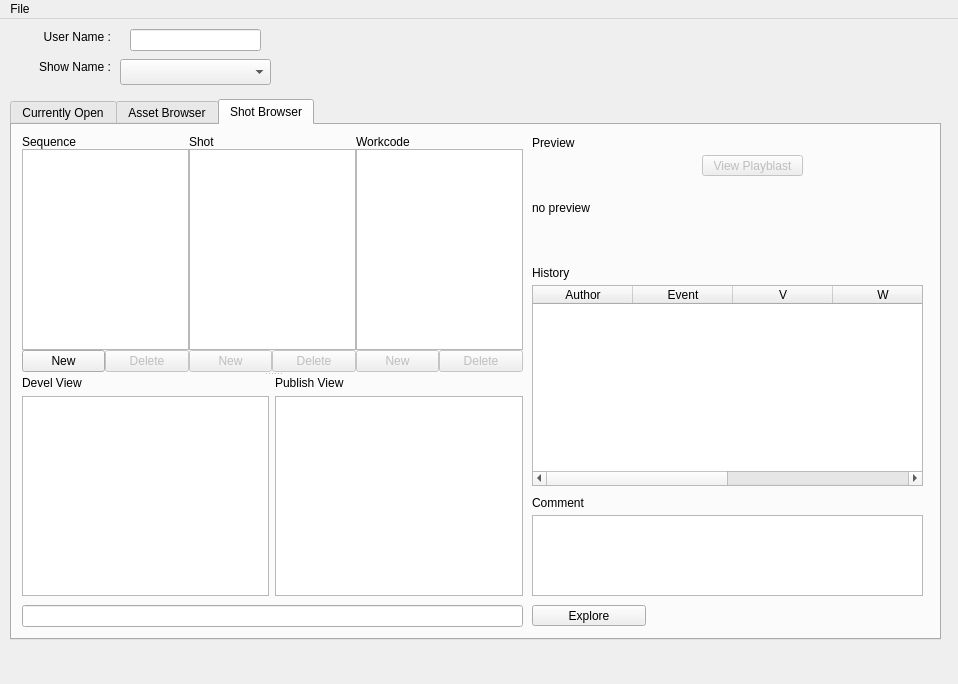
<?xml version="1.0" encoding="UTF-8"?>
<ui version="4.0">
 <class>ipipeline_GUI</class>
 <widget class="QMainWindow" name="ipipeline_GUI">
  <property name="geometry">
   <rect>
    <x>0</x>
    <y>0</y>
    <width>958</width>
    <height>684</height>
   </rect>
  </property>
  <property name="windowTitle">
   <string>iPipeline</string>
  </property>
  <widget class="QWidget" name="centralwidget">
   <widget class="QTabWidget" name="tabWidget">
    <property name="geometry">
     <rect>
      <x>10</x>
      <y>80</y>
      <width>931</width>
      <height>541</height>
     </rect>
    </property>
    <property name="currentIndex">
     <number>2</number>
    </property>
    <widget class="QWidget" name="tab">
     <attribute name="title">
      <string>Currently Open</string>
     </attribute>
     <widget class="QTextEdit" name="currOpenCommentField">
      <property name="geometry">
       <rect>
        <x>190</x>
        <y>320</y>
        <width>241</width>
        <height>111</height>
       </rect>
      </property>
     </widget>
     <widget class="QLabel" name="currOpenTitle">
      <property name="geometry">
       <rect>
        <x>10</x>
        <y>10</y>
        <width>131</width>
        <height>16</height>
       </rect>
      </property>
      <property name="text">
       <string>CURRENTLY OPEN:</string>
      </property>
     </widget>
     <widget class="QPushButton" name="currOpenSaveCommentButton">
      <property name="geometry">
       <rect>
        <x>310</x>
        <y>430</y>
        <width>121</width>
        <height>21</height>
       </rect>
      </property>
      <property name="text">
       <string>Save</string>
      </property>
     </widget>
     <widget class="QPushButton" name="currOpenSnapshotButton">
      <property name="geometry">
       <rect>
        <x>10</x>
        <y>430</y>
        <width>161</width>
        <height>21</height>
       </rect>
      </property>
      <property name="text">
       <string>Take Snapshot</string>
      </property>
     </widget>
     <widget class="QPushButton" name="currOpenSavePublishButton">
      <property name="geometry">
       <rect>
        <x>10</x>
        <y>260</y>
        <width>161</width>
        <height>21</height>
       </rect>
      </property>
      <property name="styleSheet">
       <string notr="true">background-color: rgb(39, 114, 173);</string>
      </property>
      <property name="text">
       <string>Save Publish</string>
      </property>
     </widget>
     <widget class="QLabel" name="label_3">
      <property name="geometry">
       <rect>
        <x>190</x>
        <y>300</y>
        <width>171</width>
        <height>16</height>
       </rect>
      </property>
      <property name="text">
       <string>Currently Comment</string>
      </property>
     </widget>
     <widget class="QPushButton" name="currOpenClearCommentButton">
      <property name="geometry">
       <rect>
        <x>190</x>
        <y>430</y>
        <width>121</width>
        <height>21</height>
       </rect>
      </property>
      <property name="text">
       <string>Clear</string>
      </property>
     </widget>
     <widget class="QLabel" name="currOpenPreviewImage">
      <property name="geometry">
       <rect>
        <x>10</x>
        <y>320</y>
        <width>164</width>
        <height>105</height>
       </rect>
      </property>
      <property name="text">
       <string>no preview</string>
      </property>
     </widget>
     <widget class="QLabel" name="label_5">
      <property name="geometry">
       <rect>
        <x>10</x>
        <y>140</y>
        <width>62</width>
        <height>16</height>
       </rect>
      </property>
      <property name="text">
       <string>Actions</string>
      </property>
     </widget>
     <widget class="QLabel" name="label_2">
      <property name="geometry">
       <rect>
        <x>10</x>
        <y>300</y>
        <width>62</width>
        <height>16</height>
       </rect>
      </property>
      <property name="text">
       <string>Preview</string>
      </property>
     </widget>
     <widget class="QLabel" name="label_6">
      <property name="geometry">
       <rect>
        <x>190</x>
        <y>140</y>
        <width>62</width>
        <height>16</height>
       </rect>
      </property>
      <property name="text">
       <string>History</string>
      </property>
     </widget>
     <widget class="QLineEdit" name="currOpenLocationField">
      <property name="geometry">
       <rect>
        <x>10</x>
        <y>480</y>
        <width>561</width>
        <height>22</height>
       </rect>
      </property>
      <property name="readOnly">
       <bool>true</bool>
      </property>
     </widget>
     <widget class="QPushButton" name="currOpenExploreButton">
      <property name="geometry">
       <rect>
        <x>580</x>
        <y>480</y>
        <width>114</width>
        <height>21</height>
       </rect>
      </property>
      <property name="text">
       <string>Explore</string>
      </property>
     </widget>
     <widget class="Line" name="line">
      <property name="geometry">
       <rect>
        <x>10</x>
        <y>130</y>
        <width>680</width>
        <height>3</height>
       </rect>
      </property>
      <property name="orientation">
       <enum>Qt::Horizontal</enum>
      </property>
     </widget>
     <widget class="QPushButton" name="currOpenCloseButton">
      <property name="geometry">
       <rect>
        <x>10</x>
        <y>210</y>
        <width>161</width>
        <height>21</height>
       </rect>
      </property>
      <property name="text">
       <string>Close</string>
      </property>
     </widget>
     <widget class="QPushButton" name="currOpenRecordPlayblastButton">
      <property name="geometry">
       <rect>
        <x>10</x>
        <y>450</y>
        <width>81</width>
        <height>21</height>
       </rect>
      </property>
      <property name="text">
       <string>Rec</string>
      </property>
     </widget>
     <widget class="QPushButton" name="currOpenViewPlayblastButton">
      <property name="geometry">
       <rect>
        <x>90</x>
        <y>450</y>
        <width>81</width>
        <height>21</height>
       </rect>
      </property>
      <property name="text">
       <string>View</string>
      </property>
     </widget>
     <widget class="QPushButton" name="currOpenSaveDevelButton">
      <property name="geometry">
       <rect>
        <x>10</x>
        <y>160</y>
        <width>161</width>
        <height>21</height>
       </rect>
      </property>
      <property name="styleSheet">
       <string notr="true">background-color: rgb(98, 151, 121);</string>
      </property>
      <property name="text">
       <string>Save Devel</string>
      </property>
     </widget>
     <widget class="QLabel" name="label">
      <property name="geometry">
       <rect>
        <x>150</x>
        <y>70</y>
        <width>62</width>
        <height>16</height>
       </rect>
      </property>
      <property name="text">
       <string>Prod:</string>
      </property>
     </widget>
     <widget class="QLineEdit" name="currOpenProdField">
      <property name="geometry">
       <rect>
        <x>210</x>
        <y>70</y>
        <width>101</width>
        <height>22</height>
       </rect>
      </property>
      <property name="readOnly">
       <bool>true</bool>
      </property>
     </widget>
     <widget class="QLineEdit" name="currOpenFileField">
      <property name="geometry">
       <rect>
        <x>380</x>
        <y>70</y>
        <width>71</width>
        <height>22</height>
       </rect>
      </property>
      <property name="readOnly">
       <bool>true</bool>
      </property>
     </widget>
     <widget class="QLabel" name="label_14">
      <property name="geometry">
       <rect>
        <x>470</x>
        <y>70</y>
        <width>62</width>
        <height>16</height>
       </rect>
      </property>
      <property name="text">
       <string>Version:</string>
      </property>
     </widget>
     <widget class="QLineEdit" name="currOpenVerField">
      <property name="geometry">
       <rect>
        <x>530</x>
        <y>70</y>
        <width>31</width>
        <height>22</height>
       </rect>
      </property>
      <property name="readOnly">
       <bool>true</bool>
      </property>
     </widget>
     <widget class="QLabel" name="label_19">
      <property name="geometry">
       <rect>
        <x>10</x>
        <y>100</y>
        <width>62</width>
        <height>16</height>
       </rect>
      </property>
      <property name="text">
       <string>Level 1:</string>
      </property>
     </widget>
     <widget class="QLineEdit" name="currOpenLevel1Field">
      <property name="geometry">
       <rect>
        <x>70</x>
        <y>100</y>
        <width>71</width>
        <height>22</height>
       </rect>
      </property>
      <property name="readOnly">
       <bool>true</bool>
      </property>
     </widget>
     <widget class="QLabel" name="label_26">
      <property name="geometry">
       <rect>
        <x>150</x>
        <y>100</y>
        <width>62</width>
        <height>16</height>
       </rect>
      </property>
      <property name="text">
       <string>Level 2:</string>
      </property>
     </widget>
     <widget class="QLineEdit" name="currOpenLevel2Field">
      <property name="geometry">
       <rect>
        <x>210</x>
        <y>100</y>
        <width>101</width>
        <height>22</height>
       </rect>
      </property>
      <property name="readOnly">
       <bool>true</bool>
      </property>
     </widget>
     <widget class="QLabel" name="label_27">
      <property name="geometry">
       <rect>
        <x>320</x>
        <y>100</y>
        <width>62</width>
        <height>16</height>
       </rect>
      </property>
      <property name="text">
       <string>Level 3:</string>
      </property>
     </widget>
     <widget class="QLineEdit" name="currOpenLevel3Field">
      <property name="geometry">
       <rect>
        <x>380</x>
        <y>100</y>
        <width>71</width>
        <height>22</height>
       </rect>
      </property>
      <property name="readOnly">
       <bool>true</bool>
      </property>
     </widget>
     <widget class="QLineEdit" name="currOpenWipField">
      <property name="geometry">
       <rect>
        <x>570</x>
        <y>70</y>
        <width>31</width>
        <height>22</height>
       </rect>
      </property>
      <property name="readOnly">
       <bool>true</bool>
      </property>
     </widget>
     <widget class="QTableWidget" name="currOpenHistoryTable">
      <property name="geometry">
       <rect>
        <x>190</x>
        <y>160</y>
        <width>501</width>
        <height>131</height>
       </rect>
      </property>
      <property name="editTriggers">
       <set>QAbstractItemView::NoEditTriggers</set>
      </property>
      <property name="selectionBehavior">
       <enum>QAbstractItemView::SelectRows</enum>
      </property>
      <attribute name="horizontalHeaderStretchLastSection">
       <bool>true</bool>
      </attribute>
      <attribute name="verticalHeaderVisible">
       <bool>false</bool>
      </attribute>
      <attribute name="verticalHeaderDefaultSectionSize">
       <number>17</number>
      </attribute>
      <column>
       <property name="text">
        <string>Author</string>
       </property>
      </column>
      <column>
       <property name="text">
        <string>Event</string>
       </property>
      </column>
      <column>
       <property name="text">
        <string>V</string>
       </property>
      </column>
      <column>
       <property name="text">
        <string>W</string>
       </property>
      </column>
      <column>
       <property name="text">
        <string>Subject</string>
       </property>
      </column>
      <column>
       <property name="text">
        <string>Date</string>
       </property>
      </column>
     </widget>
     <widget class="QLineEdit" name="currOpenSubjectField">
      <property name="geometry">
       <rect>
        <x>530</x>
        <y>100</y>
        <width>161</width>
        <height>22</height>
       </rect>
      </property>
      <property name="readOnly">
       <bool>true</bool>
      </property>
     </widget>
     <widget class="QLabel" name="label_28">
      <property name="geometry">
       <rect>
        <x>470</x>
        <y>100</y>
        <width>62</width>
        <height>16</height>
       </rect>
      </property>
      <property name="text">
       <string>Subject:</string>
      </property>
     </widget>
     <widget class="QLineEdit" name="currOpenProjectField">
      <property name="geometry">
       <rect>
        <x>70</x>
        <y>70</y>
        <width>71</width>
        <height>22</height>
       </rect>
      </property>
      <property name="readOnly">
       <bool>true</bool>
      </property>
     </widget>
     <widget class="QLabel" name="label_31">
      <property name="geometry">
       <rect>
        <x>10</x>
        <y>70</y>
        <width>62</width>
        <height>16</height>
       </rect>
      </property>
      <property name="text">
       <string>Project:</string>
      </property>
     </widget>
     <widget class="QLabel" name="label_10">
      <property name="geometry">
       <rect>
        <x>10</x>
        <y>40</y>
        <width>71</width>
        <height>16</height>
       </rect>
      </property>
      <property name="text">
       <string>File name:</string>
      </property>
     </widget>
     <widget class="QLabel" name="currOpenFileNameLabel">
      <property name="geometry">
       <rect>
        <x>80</x>
        <y>40</y>
        <width>611</width>
        <height>16</height>
       </rect>
      </property>
      <property name="text">
       <string/>
      </property>
     </widget>
     <widget class="QLabel" name="label_32">
      <property name="geometry">
       <rect>
        <x>320</x>
        <y>70</y>
        <width>62</width>
        <height>16</height>
       </rect>
      </property>
      <property name="text">
       <string>File:</string>
      </property>
     </widget>
     <widget class="QTextEdit" name="currOpenCommentHistoryField">
      <property name="geometry">
       <rect>
        <x>450</x>
        <y>320</y>
        <width>241</width>
        <height>111</height>
       </rect>
      </property>
     </widget>
     <widget class="QLabel" name="label_4">
      <property name="geometry">
       <rect>
        <x>450</x>
        <y>300</y>
        <width>151</width>
        <height>16</height>
       </rect>
      </property>
      <property name="text">
       <string>Selected Comment</string>
      </property>
     </widget>
     <widget class="QPushButton" name="currOpenClearSelectedCommentButton">
      <property name="geometry">
       <rect>
        <x>450</x>
        <y>430</y>
        <width>121</width>
        <height>21</height>
       </rect>
      </property>
      <property name="text">
       <string>Clear</string>
      </property>
     </widget>
     <widget class="QPushButton" name="currOpenSaveSelectedCommentButton">
      <property name="geometry">
       <rect>
        <x>570</x>
        <y>430</y>
        <width>121</width>
        <height>21</height>
       </rect>
      </property>
      <property name="text">
       <string>Save</string>
      </property>
     </widget>
    </widget>
    <widget class="QWidget" name="tab_3">
     <attribute name="title">
      <string>Asset Browser</string>
     </attribute>
     <widget class="QPushButton" name="exploreAssetButton">
      <property name="geometry">
       <rect>
        <x>520</x>
        <y>480</y>
        <width>114</width>
        <height>21</height>
       </rect>
      </property>
      <property name="text">
       <string>Explore</string>
      </property>
     </widget>
     <widget class="QLineEdit" name="assetLocationField">
      <property name="geometry">
       <rect>
        <x>10</x>
        <y>480</y>
        <width>501</width>
        <height>22</height>
       </rect>
      </property>
      <property name="readOnly">
       <bool>true</bool>
      </property>
     </widget>
     <widget class="QTextEdit" name="assetCommentField">
      <property name="geometry">
       <rect>
        <x>520</x>
        <y>390</y>
        <width>391</width>
        <height>81</height>
       </rect>
      </property>
      <property name="readOnly">
       <bool>true</bool>
      </property>
     </widget>
     <widget class="QLabel" name="label_24">
      <property name="geometry">
       <rect>
        <x>520</x>
        <y>370</y>
        <width>62</width>
        <height>16</height>
       </rect>
      </property>
      <property name="text">
       <string>Comment</string>
      </property>
     </widget>
     <widget class="QLabel" name="label_18">
      <property name="geometry">
       <rect>
        <x>520</x>
        <y>10</y>
        <width>62</width>
        <height>16</height>
       </rect>
      </property>
      <property name="text">
       <string>Preview</string>
      </property>
     </widget>
     <widget class="QPushButton" name="assetViewPlayblastButton">
      <property name="enabled">
       <bool>false</bool>
      </property>
      <property name="geometry">
       <rect>
        <x>690</x>
        <y>30</y>
        <width>101</width>
        <height>21</height>
       </rect>
      </property>
      <property name="text">
       <string>View Playblast</string>
      </property>
     </widget>
     <widget class="QLabel" name="assetPreviewImage">
      <property name="geometry">
       <rect>
        <x>520</x>
        <y>30</y>
        <width>164</width>
        <height>105</height>
       </rect>
      </property>
      <property name="text">
       <string>no preview</string>
      </property>
      <property name="scaledContents">
       <bool>true</bool>
      </property>
     </widget>
     <widget class="QTableWidget" name="assetHistoryTable">
      <property name="geometry">
       <rect>
        <x>520</x>
        <y>160</y>
        <width>391</width>
        <height>201</height>
       </rect>
      </property>
      <property name="editTriggers">
       <set>QAbstractItemView::NoEditTriggers</set>
      </property>
      <property name="selectionBehavior">
       <enum>QAbstractItemView::SelectRows</enum>
      </property>
      <attribute name="horizontalHeaderStretchLastSection">
       <bool>true</bool>
      </attribute>
      <attribute name="verticalHeaderVisible">
       <bool>false</bool>
      </attribute>
      <attribute name="verticalHeaderDefaultSectionSize">
       <number>17</number>
      </attribute>
      <column>
       <property name="text">
        <string>Author</string>
       </property>
      </column>
      <column>
       <property name="text">
        <string>Event</string>
       </property>
      </column>
      <column>
       <property name="text">
        <string>V</string>
       </property>
      </column>
      <column>
       <property name="text">
        <string>W</string>
       </property>
      </column>
      <column>
       <property name="text">
        <string>Subject</string>
       </property>
      </column>
      <column>
       <property name="text">
        <string>Date</string>
       </property>
      </column>
     </widget>
     <widget class="QLabel" name="label_21">
      <property name="geometry">
       <rect>
        <x>520</x>
        <y>140</y>
        <width>62</width>
        <height>16</height>
       </rect>
      </property>
      <property name="text">
       <string>History</string>
      </property>
     </widget>
     <widget class="QSplitter" name="splitter_asset">
      <property name="geometry">
       <rect>
        <x>10</x>
        <y>10</y>
        <width>501</width>
        <height>461</height>
       </rect>
      </property>
      <property name="orientation">
       <enum>Qt::Vertical</enum>
      </property>
      <widget class="QWidget" name="layoutWidget_3">
       <layout class="QHBoxLayout" name="horizontalLayout_2">
        <property name="spacing">
         <number>0</number>
        </property>
        <item>
         <layout class="QGridLayout" name="gridLayout_5">
          <property name="spacing">
           <number>0</number>
          </property>
          <item row="0" column="0" colspan="2">
           <widget class="QLabel" name="label_17">
            <property name="text">
             <string>Asset Type</string>
            </property>
           </widget>
          </item>
          <item row="1" column="0" colspan="2">
           <widget class="QListWidget" name="assetTypeScrollList"/>
          </item>
          <item row="2" column="0">
           <widget class="QPushButton" name="assetTypeNewButton">
            <property name="text">
             <string>New</string>
            </property>
           </widget>
          </item>
          <item row="2" column="1">
           <widget class="QPushButton" name="assetTypeRemoveButton">
            <property name="enabled">
             <bool>false</bool>
            </property>
            <property name="text">
             <string>Delete</string>
            </property>
           </widget>
          </item>
         </layout>
        </item>
        <item>
         <layout class="QGridLayout" name="gridLayout_6">
          <property name="spacing">
           <number>0</number>
          </property>
          <item row="0" column="0" colspan="2">
           <widget class="QLabel" name="label_20">
            <property name="text">
             <string>Asset</string>
            </property>
           </widget>
          </item>
          <item row="1" column="0" colspan="2">
           <widget class="QListWidget" name="assetScrollList">
            <property name="contextMenuPolicy">
             <enum>Qt::CustomContextMenu</enum>
            </property>
           </widget>
          </item>
          <item row="2" column="0">
           <widget class="QPushButton" name="assetNewButton">
            <property name="enabled">
             <bool>false</bool>
            </property>
            <property name="text">
             <string>New</string>
            </property>
           </widget>
          </item>
          <item row="2" column="1">
           <widget class="QPushButton" name="assetRemoveButton">
            <property name="enabled">
             <bool>false</bool>
            </property>
            <property name="text">
             <string>Delete</string>
            </property>
           </widget>
          </item>
         </layout>
        </item>
        <item>
         <layout class="QGridLayout" name="gridLayout_7">
          <property name="spacing">
           <number>0</number>
          </property>
          <item row="0" column="0" colspan="2">
           <widget class="QLabel" name="label_22">
            <property name="text">
             <string>Workcode</string>
            </property>
           </widget>
          </item>
          <item row="1" column="0" colspan="2">
           <widget class="QListWidget" name="componentScrollList"/>
          </item>
          <item row="2" column="0">
           <widget class="QPushButton" name="componentNewButton">
            <property name="enabled">
             <bool>false</bool>
            </property>
            <property name="text">
             <string>New</string>
            </property>
           </widget>
          </item>
          <item row="2" column="1">
           <widget class="QPushButton" name="componentRemoveButton">
            <property name="enabled">
             <bool>false</bool>
            </property>
            <property name="text">
             <string>Delete</string>
            </property>
           </widget>
          </item>
         </layout>
        </item>
       </layout>
      </widget>
      <widget class="QWidget" name="layoutWidget_4">
       <layout class="QGridLayout" name="gridLayout_8">
        <item row="0" column="0">
         <widget class="QLabel" name="label_23">
          <property name="text">
           <string>Devel View</string>
          </property>
         </widget>
        </item>
        <item row="0" column="1">
         <widget class="QLabel" name="label_25">
          <property name="text">
           <string>Publish View</string>
          </property>
         </widget>
        </item>
        <item row="1" column="0">
         <widget class="QListWidget" name="assetDevelList">
          <property name="contextMenuPolicy">
           <enum>Qt::CustomContextMenu</enum>
          </property>
         </widget>
        </item>
        <item row="1" column="1">
         <widget class="QListWidget" name="assetPublishList">
          <property name="contextMenuPolicy">
           <enum>Qt::CustomContextMenu</enum>
          </property>
         </widget>
        </item>
       </layout>
      </widget>
     </widget>
    </widget>
    <widget class="QWidget" name="tab_2">
     <attribute name="title">
      <string>Shot Browser</string>
     </attribute>
     <widget class="QLineEdit" name="shotLocationField">
      <property name="geometry">
       <rect>
        <x>10</x>
        <y>480</y>
        <width>501</width>
        <height>22</height>
       </rect>
      </property>
      <property name="readOnly">
       <bool>true</bool>
      </property>
     </widget>
     <widget class="QPushButton" name="exploreShotButton">
      <property name="geometry">
       <rect>
        <x>520</x>
        <y>480</y>
        <width>114</width>
        <height>21</height>
       </rect>
      </property>
      <property name="text">
       <string>Explore</string>
      </property>
     </widget>
     <widget class="QPushButton" name="showViewPlayblastButton">
      <property name="enabled">
       <bool>false</bool>
      </property>
      <property name="geometry">
       <rect>
        <x>690</x>
        <y>30</y>
        <width>101</width>
        <height>21</height>
       </rect>
      </property>
      <property name="text">
       <string>View Playblast</string>
      </property>
     </widget>
     <widget class="QLabel" name="label_11">
      <property name="geometry">
       <rect>
        <x>520</x>
        <y>10</y>
        <width>62</width>
        <height>16</height>
       </rect>
      </property>
      <property name="text">
       <string>Preview</string>
      </property>
     </widget>
     <widget class="QLabel" name="shotPreviewImage">
      <property name="geometry">
       <rect>
        <x>520</x>
        <y>30</y>
        <width>164</width>
        <height>105</height>
       </rect>
      </property>
      <property name="text">
       <string>no preview</string>
      </property>
      <property name="scaledContents">
       <bool>true</bool>
      </property>
     </widget>
     <widget class="QTableWidget" name="shotHistoryTable">
      <property name="geometry">
       <rect>
        <x>520</x>
        <y>160</y>
        <width>391</width>
        <height>201</height>
       </rect>
      </property>
      <property name="editTriggers">
       <set>QAbstractItemView::NoEditTriggers</set>
      </property>
      <property name="selectionBehavior">
       <enum>QAbstractItemView::SelectRows</enum>
      </property>
      <attribute name="horizontalHeaderStretchLastSection">
       <bool>true</bool>
      </attribute>
      <attribute name="verticalHeaderVisible">
       <bool>false</bool>
      </attribute>
      <attribute name="verticalHeaderDefaultSectionSize">
       <number>17</number>
      </attribute>
      <column>
       <property name="text">
        <string>Author</string>
       </property>
      </column>
      <column>
       <property name="text">
        <string>Event</string>
       </property>
      </column>
      <column>
       <property name="text">
        <string>V</string>
       </property>
      </column>
      <column>
       <property name="text">
        <string>W</string>
       </property>
      </column>
      <column>
       <property name="text">
        <string>Subject</string>
       </property>
      </column>
      <column>
       <property name="text">
        <string>Date</string>
       </property>
      </column>
     </widget>
     <widget class="QLabel" name="label_12">
      <property name="geometry">
       <rect>
        <x>520</x>
        <y>140</y>
        <width>62</width>
        <height>16</height>
       </rect>
      </property>
      <property name="text">
       <string>History</string>
      </property>
     </widget>
     <widget class="QLabel" name="label_13">
      <property name="geometry">
       <rect>
        <x>520</x>
        <y>370</y>
        <width>62</width>
        <height>16</height>
       </rect>
      </property>
      <property name="text">
       <string>Comment</string>
      </property>
     </widget>
     <widget class="QTextEdit" name="shotCommentField">
      <property name="geometry">
       <rect>
        <x>520</x>
        <y>390</y>
        <width>391</width>
        <height>81</height>
       </rect>
      </property>
      <property name="readOnly">
       <bool>true</bool>
      </property>
     </widget>
     <widget class="QSplitter" name="splitter_shot">
      <property name="geometry">
       <rect>
        <x>10</x>
        <y>10</y>
        <width>501</width>
        <height>461</height>
       </rect>
      </property>
      <property name="orientation">
       <enum>Qt::Vertical</enum>
      </property>
      <widget class="QWidget" name="layoutWidget">
       <layout class="QHBoxLayout" name="horizontalLayout">
        <property name="spacing">
         <number>0</number>
        </property>
        <item>
         <layout class="QGridLayout" name="gridLayout">
          <property name="spacing">
           <number>0</number>
          </property>
          <item row="0" column="0" colspan="2">
           <widget class="QLabel" name="label_7">
            <property name="text">
             <string>Sequence</string>
            </property>
           </widget>
          </item>
          <item row="1" column="0" colspan="2">
           <widget class="QListWidget" name="sequenceScrollList"/>
          </item>
          <item row="2" column="0">
           <widget class="QPushButton" name="sequenceNewButton">
            <property name="text">
             <string>New</string>
            </property>
           </widget>
          </item>
          <item row="2" column="1">
           <widget class="QPushButton" name="sequenceRemoveButton">
            <property name="enabled">
             <bool>false</bool>
            </property>
            <property name="text">
             <string>Delete</string>
            </property>
           </widget>
          </item>
         </layout>
        </item>
        <item>
         <layout class="QGridLayout" name="gridLayout_2">
          <property name="spacing">
           <number>0</number>
          </property>
          <item row="0" column="0" colspan="2">
           <widget class="QLabel" name="label_8">
            <property name="text">
             <string>Shot</string>
            </property>
           </widget>
          </item>
          <item row="1" column="0" colspan="2">
           <widget class="QListWidget" name="shotScrollList">
            <property name="contextMenuPolicy">
             <enum>Qt::CustomContextMenu</enum>
            </property>
           </widget>
          </item>
          <item row="2" column="0">
           <widget class="QPushButton" name="shotNewButton">
            <property name="enabled">
             <bool>false</bool>
            </property>
            <property name="text">
             <string>New</string>
            </property>
           </widget>
          </item>
          <item row="2" column="1">
           <widget class="QPushButton" name="shotRemoveButton">
            <property name="enabled">
             <bool>false</bool>
            </property>
            <property name="text">
             <string>Delete</string>
            </property>
           </widget>
          </item>
         </layout>
        </item>
        <item>
         <layout class="QGridLayout" name="gridLayout_3">
          <property name="spacing">
           <number>0</number>
          </property>
          <item row="0" column="0" colspan="2">
           <widget class="QLabel" name="label_9">
            <property name="text">
             <string>Workcode</string>
            </property>
           </widget>
          </item>
          <item row="1" column="0" colspan="2">
           <widget class="QListWidget" name="shotComponentScrollList"/>
          </item>
          <item row="2" column="0">
           <widget class="QPushButton" name="shotComponentNewButton">
            <property name="enabled">
             <bool>false</bool>
            </property>
            <property name="text">
             <string>New</string>
            </property>
           </widget>
          </item>
          <item row="2" column="1">
           <widget class="QPushButton" name="shotComponentRemoveButton">
            <property name="enabled">
             <bool>false</bool>
            </property>
            <property name="text">
             <string>Delete</string>
            </property>
           </widget>
          </item>
         </layout>
        </item>
       </layout>
      </widget>
      <widget class="QWidget" name="layoutWidget_2">
       <layout class="QGridLayout" name="gridLayout_4">
        <item row="0" column="0">
         <widget class="QLabel" name="label_29">
          <property name="text">
           <string>Devel View</string>
          </property>
         </widget>
        </item>
        <item row="0" column="1">
         <widget class="QLabel" name="label_30">
          <property name="text">
           <string>Publish View</string>
          </property>
         </widget>
        </item>
        <item row="1" column="0">
         <widget class="QListWidget" name="shotDevelList">
          <property name="contextMenuPolicy">
           <enum>Qt::CustomContextMenu</enum>
          </property>
         </widget>
        </item>
        <item row="1" column="1">
         <widget class="QListWidget" name="shotPublishList">
          <property name="contextMenuPolicy">
           <enum>Qt::CustomContextMenu</enum>
          </property>
         </widget>
        </item>
       </layout>
      </widget>
     </widget>
    </widget>
   </widget>
   <widget class="QLabel" name="label_15">
    <property name="geometry">
     <rect>
      <x>10</x>
      <y>10</y>
      <width>101</width>
      <height>16</height>
     </rect>
    </property>
    <property name="text">
     <string>User Name :</string>
    </property>
    <property name="alignment">
     <set>Qt::AlignRight|Qt::AlignTrailing|Qt::AlignVCenter</set>
    </property>
   </widget>
   <widget class="QComboBox" name="projNameCombo">
    <property name="geometry">
     <rect>
      <x>120</x>
      <y>40</y>
      <width>151</width>
      <height>26</height>
     </rect>
    </property>
   </widget>
   <widget class="QLabel" name="label_16">
    <property name="geometry">
     <rect>
      <x>10</x>
      <y>40</y>
      <width>101</width>
      <height>16</height>
     </rect>
    </property>
    <property name="text">
     <string>Show Name :</string>
    </property>
    <property name="alignment">
     <set>Qt::AlignRight|Qt::AlignTrailing|Qt::AlignVCenter</set>
    </property>
   </widget>
   <widget class="QLineEdit" name="userNameLineEdit">
    <property name="geometry">
     <rect>
      <x>130</x>
      <y>10</y>
      <width>131</width>
      <height>22</height>
     </rect>
    </property>
   </widget>
  </widget>
  <widget class="QMenuBar" name="menubar">
   <property name="geometry">
    <rect>
     <x>0</x>
     <y>0</y>
     <width>958</width>
     <height>22</height>
    </rect>
   </property>
   <widget class="QMenu" name="menuFile">
    <property name="title">
     <string>File</string>
    </property>
   </widget>
   <addaction name="menuFile"/>
  </widget>
 </widget>
 <resources/>
 <connections/>
</ui>
